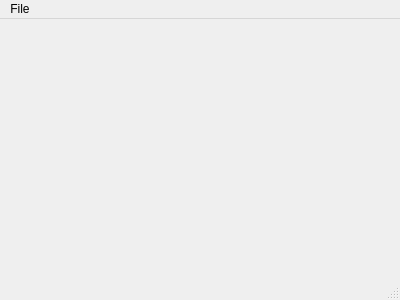
<?xml version="1.0" encoding="UTF-8"?>
<ui version="4.0">
 <class>MainWindow</class>
 <widget class="QMainWindow" name="MainWindow">
  <property name="geometry">
   <rect>
    <x>0</x>
    <y>0</y>
    <width>400</width>
    <height>300</height>
   </rect>
  </property>
  <property name="windowTitle">
   <string>MainWindow</string>
  </property>
  <widget class="QWidget" name="centralWidget">
   <layout class="QHBoxLayout" name="horizontalLayout">
    <property name="leftMargin">
     <number>0</number>
    </property>
    <property name="topMargin">
     <number>0</number>
    </property>
    <property name="rightMargin">
     <number>0</number>
    </property>
    <property name="bottomMargin">
     <number>0</number>
    </property>
   </layout>
  </widget>
  <widget class="QMenuBar" name="menuBar">
   <property name="geometry">
    <rect>
     <x>0</x>
     <y>0</y>
     <width>400</width>
     <height>22</height>
    </rect>
   </property>
   <widget class="QMenu" name="menuFile">
    <property name="title">
     <string>File</string>
    </property>
    <addaction name="actionPreferences"/>
    <addaction name="actionOpen"/>
    <addaction name="actionClose"/>
    <addaction name="actionSave"/>
   </widget>
   <addaction name="menuFile"/>
  </widget>
  <widget class="QStatusBar" name="statusBar"/>
  <action name="actionPreferences">
   <property name="text">
    <string>Preferences</string>
   </property>
  </action>
  <action name="actionOpen">
   <property name="text">
    <string>Open ...</string>
   </property>
   <property name="shortcut">
    <string>Ctrl+O</string>
   </property>
  </action>
  <action name="actionClose">
   <property name="text">
    <string>Close</string>
   </property>
  </action>
  <action name="actionSave">
   <property name="text">
    <string>Save</string>
   </property>
   <property name="shortcut">
    <string>Ctrl+S</string>
   </property>
  </action>
 </widget>
 <layoutdefault spacing="6" margin="11"/>
 <resources/>
 <connections/>
</ui>
